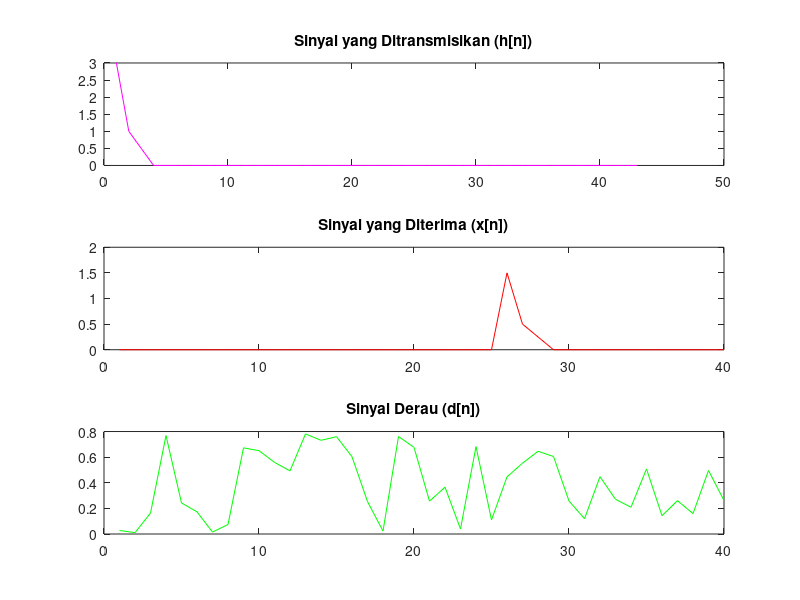

Here is the MATLAB script that generated this plot:
clc;
clear all;

h = [3 1 0.5];
lh = length(h);
axis = zeros(1,40);
hn = [h,axis];

a = 0.8;
d = a*(rand(1,40));

for i = 1:lh;
  axis(1,25+i) = h(i);
 endfor
 x = 0.5*axis;

figure;
subplot(3,1,1);
plot(hn, 'm');
title ("Sinyal yang Ditransmisikan (h[n])");
axis([1 40]);

subplot(3,1,2);
plot(x, 'r');
title("Sinyal yang Diterima (x[n])");
axis([1 40]);

subplot(3,1,3);
plot(d, 'g');
title("Sinyal Derau (d[n])");
axis ([1 40]);
